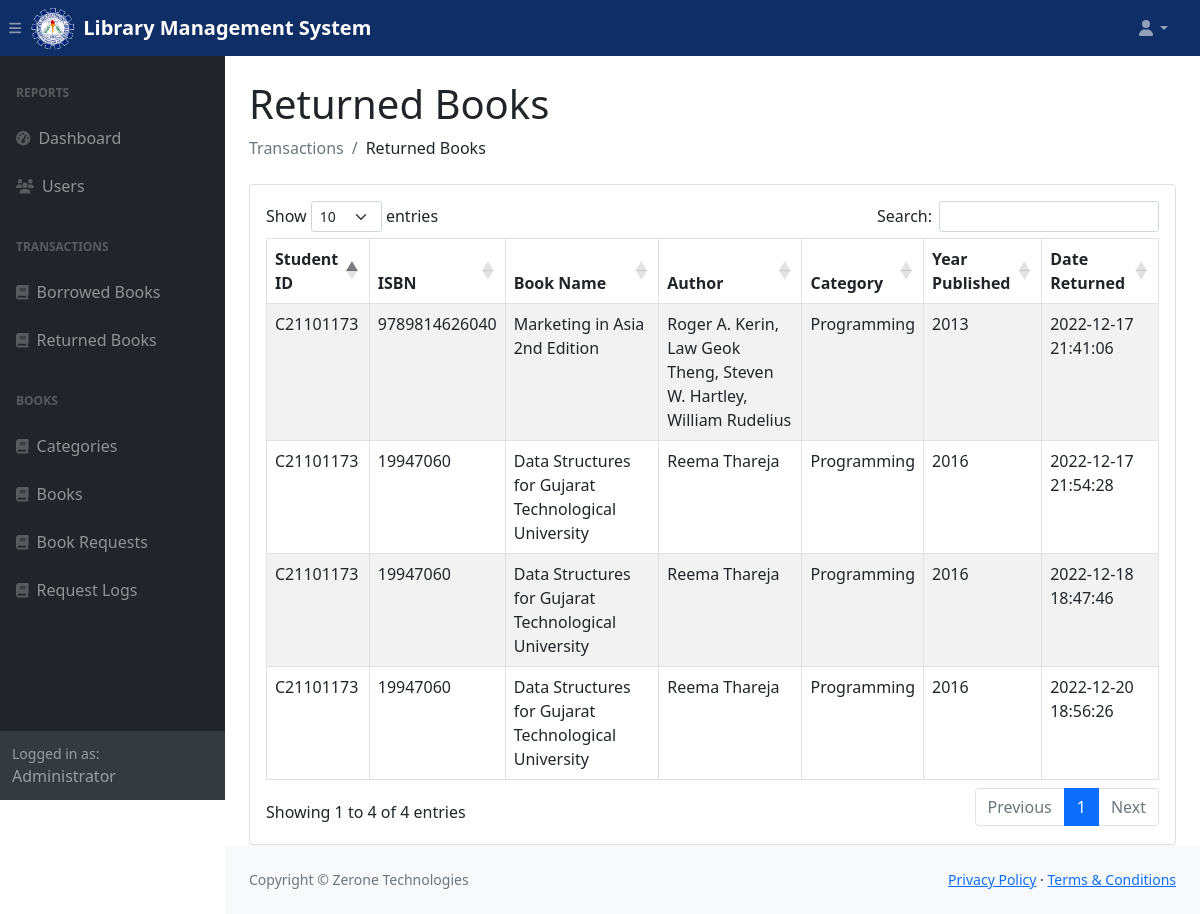
The page /admin/returned-books.php (signed in) on the database its author committed.
### tables this page shows
CREATE TABLE `settings` (
  `id` int(11) NOT NULL,
  `wbsiteTitle` varchar(160) NOT NULL,
  `wbsiteDesc` varchar(1000) NOT NULL,
  `wbsiteHeadColor` varchar(160) NOT NULL,
  `wbsiteFavIcon` varchar(160) NOT NULL
);

CREATE TABLE `returned_books` (
  `id` int(11) NOT NULL,
  `userID` int(11) NOT NULL,
  `bookID` int(11) NOT NULL,
  `dateReturned` timestamp NOT NULL DEFAULT current_timestamp()
);

CREATE TABLE `users` (
  `id` int(11) NOT NULL,
  `studentID` varchar(191) NOT NULL,
  `firstName` varchar(191) NOT NULL,
  `lastName` varchar(191) NOT NULL,
  `coursesec` varchar(191) NOT NULL,
  `birthday` varchar(191) NOT NULL,
  `emailAddress` varchar(191) NOT NULL,
  `password` varchar(191) NOT NULL
);

CREATE TABLE `books` (
  `id` int(11) NOT NULL,
  `bookIsbn` varchar(191) NOT NULL,
  `bookTitle` varchar(191) NOT NULL,
  `bookAuthor` varchar(191) NOT NULL,
  `bookCategory` int(11) NOT NULL,
  `bookYrPub` int(11) NOT NULL,
  `bookCopies` int(11) NOT NULL
);

CREATE TABLE `categories` (
  `id` int(11) NOT NULL,
  `bookCategory` varchar(191) NOT NULL
);

### admin/settings-query.php (called while the page is built)
<?php
	$query = "SELECT * FROM settings WHERE id = '1' ";
    $query_run = mysqli_query($con, $query);
    $settingsData = mysqli_fetch_assoc($query_run);
?>

### admin/returned-books.php (the view, shortened to what this page needs)
<?php
include('dbcon.php');
include('includes/header.php');
?>
<div class="container-fluid px-4">
    <h1 class="mt-4">Returned Books</h1>
    <ol class="breadcrumb mb-4">
        <li class="breadcrumb-item active">Transactions</li>
        <li class="breadcrumb-item">Returned Books</li>
    </ol>
    <div class="row">
        <div class="col-md-12">
            <div class="card">
                <div class="card-body table-responsive">
                    <table id="returnedTable" class="table table-bordered table-striped">
                        <thead>
                            <tr>
                                <th>Student ID</th>
                                <th>ISBN</th>
                                <th>Book Name</th>
                                <th>Author</th>
                                <th>Category</th>
                                <th>Year Published</th>
                                <th>Date Returned</th>
                            </tr>
                        </thead>
                        <tbody>
                            <?php
                                $query = "SELECT returned_books.id, users.studentID, books.bookIsbn, books.bookTitle, books.bookAuthor, categories.bookCategory, bookYrPub, dateReturned FROM `returned_books` INNER JOIN users ON users.id = returned_books.userID INNER JOIN books ON books.id = returned_books.bookID INNER JOIN categories ON categories.id = books.bookCategory";
                                $query_run = mysqli_query($con, $query);
                                if(mysqli_num_rows($query_run) > 0) {
                                    foreach($query_run as $books) {
                                        ?>
                                        <tr>
                                            <td><?= $books['studentID']; ?></td>
                                            <td><?= $books['bookIsbn']; ?></td>
                                            <td><?= $books['bookTitle']; ?></td>
                                            <td><?= $books['bookAuthor']; ?></td>
                                            <td><?= $books['bookCategory']; ?></td>
                                            <td><?= $books['bookYrPub']; ?></td>
                                            <td><?= $books['dateReturned']; ?></td>
                                        </tr>
                                        <?php
                                    }
                                }
                                else {
                                }
                            ?>
                        </tbody>
                    </table>
                </div>
            </div>
        </div>
    </div>
</div>
<?php
include('includes/footer.php');
include('includes/scripts.php');
?>

### admin/includes/navbar-top.php (shortened to what this page needs)
<nav class="sb-topnav navbar navbar-expand navbar-dark" style="background-color: <?php echo $settingsData['wbsiteHeadColor'];?>;">
    <button class="btn btn-link btn-sm order-1 order-lg-0 me-4 me-lg-0" id="sidebarToggle" href="#!"><i class="fas fa-bars"></i></button>
    <img src="../admin/assets/img/cspcLogo.png" alt="Logo" width="45" height="45" class="d-inline-block align-text-top">
    <b><a class="navbar-brand ps-2" href="index.php"><?php echo $settingsData['wbsiteTitle'];?></a></b>
    <ul class="navbar-nav ms-auto ms-md-0 me-3 me-lg-4">
        <li class="nav-item dropdown">
            <a class="nav-link dropdown-toggle" id="navbarDropdown" href="#" role="button" data-bs-toggle="dropdown" aria-expanded="false"><i class="fas fa-user fa-fw"></i></a>
        </li>
    </ul>
</nav>

### rows shown on the page
settings: wbsiteTitle "Library Management System"
returned_books: userID.studentID "C21101173", bookID.bookIsbn "9789814626040", bookID.bookTitle "Marketing in Asia 2nd Edition", bookID.bookAuthor "Roger A. Kerin, Law Geok Theng, Steven W. Hartley, William Rudelius", categories.bookCategory "Programming", bookID.bookYrPub "2013", dateReturned "2022-12-17 21:41:06"
returned_books: userID.studentID "C21101173", bookID.bookIsbn "19947060", bookID.bookTitle "Data Structures for Gujarat Technological University", bookID.bookAuthor "Reema Thareja", categories.bookCategory "Programming", bookID.bookYrPub "2016", dateReturned "2022-12-17 21:54:28"
returned_books: userID.studentID "C21101173", bookID.bookIsbn "19947060", bookID.bookTitle "Data Structures for Gujarat Technological University", bookID.bookAuthor "Reema Thareja", categories.bookCategory "Programming", bookID.bookYrPub "2016", dateReturned "2022-12-18 18:47:46"
returned_books: userID.studentID "C21101173", bookID.bookIsbn "19947060", bookID.bookTitle "Data Structures for Gujarat Technological University", bookID.bookAuthor "Reema Thareja", categories.bookCategory "Programming", bookID.bookYrPub "2016", dateReturned "2022-12-20 18:56:26"
